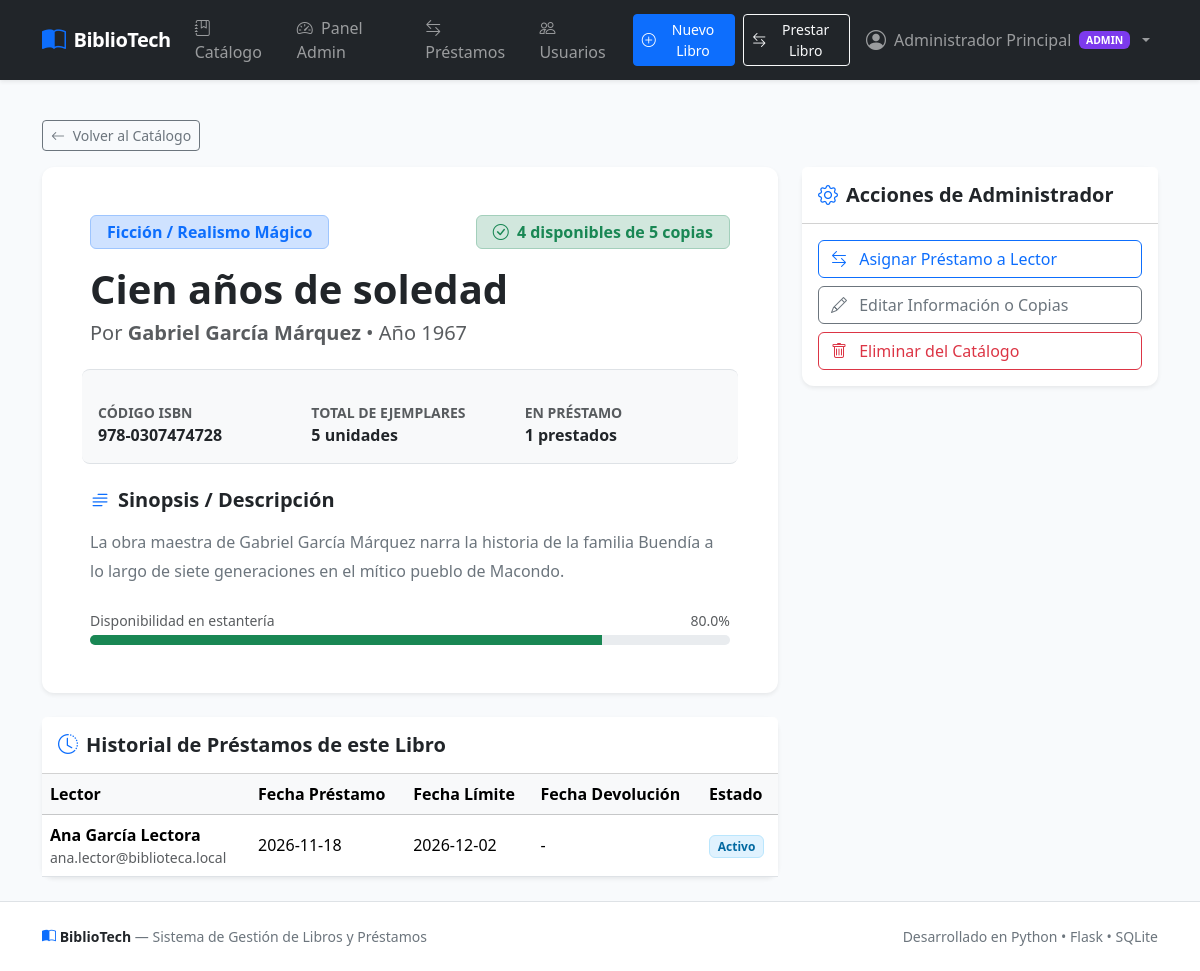
Page /books/1 (signed in) on the committed database.
### tables this page shows
CREATE TABLE users (
            id INTEGER PRIMARY KEY AUTOINCREMENT,
            username TEXT UNIQUE NOT NULL,
            password_hash TEXT NOT NULL,
            full_name TEXT NOT NULL,
            email TEXT UNIQUE NOT NULL,
            role TEXT NOT NULL CHECK(role IN ('admin', 'lector')),
            created_at TIMESTAMP DEFAULT CURRENT_TIMESTAMP
        );

CREATE TABLE books (
            id INTEGER PRIMARY KEY AUTOINCREMENT,
            title TEXT NOT NULL,
            author TEXT NOT NULL,
            isbn TEXT UNIQUE NOT NULL,
            category TEXT NOT NULL,
            description TEXT,
            total_copies INTEGER NOT NULL DEFAULT 1,
            available_copies INTEGER NOT NULL DEFAULT 1,
            publication_year INTEGER,
            created_at TIMESTAMP DEFAULT CURRENT_TIMESTAMP
        );

CREATE TABLE loans (
            id INTEGER PRIMARY KEY AUTOINCREMENT,
            user_id INTEGER NOT NULL,
            book_id INTEGER NOT NULL,
            loan_date DATE NOT NULL,
            due_date DATE NOT NULL,
            return_date DATE,
            status TEXT NOT NULL CHECK(status IN ('activo', 'devuelto', 'vencido')),
            notes TEXT,
            created_at TIMESTAMP DEFAULT CURRENT_TIMESTAMP,
            FOREIGN KEY (user_id) REFERENCES users (id) ON DELETE CASCADE,
            FOREIGN KEY (book_id) REFERENCES books (id) ON DELETE CASCADE
        );

### app.py (the view, shortened to what this page needs)
@app.route("/books/<int:book_id>")
def book_detail(book_id):
    book = db.get_book_by_id(book_id)
    if not book:
        flash("Libro no encontrado.", "danger")
        return redirect(url_for("catalog"))
    user_has_loan = False
    active_loan = None
    loan_history = []
    if g.user and g.user["role"] == "admin":
        conn = db.get_db()
        loan_history = conn.execute(
            """
            SELECT l.*, u.full_name as user_name, u.email as user_email
            FROM loans l
            JOIN users u ON l.user_id = u.id
            WHERE l.book_id = ?
            ORDER BY l.loan_date DESC
            LIMIT 10
        """,
            (book_id,),
        ).fetchall()
        conn.close()
    return render_template(
        "book_detail.html",
        book=book,
        user_has_loan=user_has_loan,
        active_loan=active_loan,
        loan_history=loan_history,
    )

### app.py (called while the page is built)
@app.before_request
def load_logged_in_user():
    user_id = session.get("user_id")
    if user_id is None:
        g.user = None
    else:
        g.user = db.get_user_by_id(user_id)
        if g.user is None:
            session.clear()

@app.context_processor
def inject_today():
    return {"today_date": date.today().isoformat()}

### database.py (called while the page is built)
def get_db():
    conn = sqlite3.connect(DB_PATH)
    conn.row_factory = sqlite3.Row
    conn.execute("PRAGMA foreign_keys = ON")
    return conn

def get_user_by_id(user_id):
    conn = get_db()
    user = conn.execute("SELECT * FROM users WHERE id = ?", (user_id,)).fetchone()
    conn.close()
    return user

def get_book_by_id(book_id):
    conn = get_db()
    book = conn.execute("SELECT * FROM books WHERE id = ?", (book_id,)).fetchone()
    conn.close()
    return book

### templates/book_detail.html (shortened to what this page needs)
{% extends "base.html" %}
{% block content %}
<div class="mb-3">
    <a href="{{ url_for('catalog') }}" class="btn btn-outline-secondary btn-sm">
        <i class="bi bi-arrow-left me-1"></i> Volver al Catálogo
    </a>
</div>
<div class="row g-4">
    <div class="col-lg-8">
        <div class="card shadow-sm border-0 mb-4">
            <div class="card-body p-4 p-md-5">
                <div class="d-flex flex-wrap justify-content-between align-items-start gap-2 mb-3">
                    <span class="badge bg-primary-subtle text-primary border border-primary-subtle fs-6 px-3 py-2">
                        {{ book['category'] }}
                    </span>
                    {% if book['available_copies'] > 0 %}
                    <span class="badge bg-success-subtle text-success border border-success-subtle fs-6 px-3 py-2">
                        <i class="bi bi-check-circle me-1"></i> {{ book['available_copies'] }} disponibles de {{ book['total_copies'] }} copias
                    </span>
                    {% else %}
                    <span class="badge bg-danger-subtle text-danger border border-danger-subtle fs-6 px-3 py-2">
                        <i class="bi bi-exclamation-circle me-1"></i> Agotado temporalmente (0 de {{ book['total_copies'] }})
                    </span>
                    {% endif %}
                </div>
                <h1 class="fw-bold mb-2 text-dark">{{ book['title'] }}</h1>
                <h5 class="text-muted mb-4">Por <strong>{{ book['author'] }}</strong> {% if book['publication_year'] %}&bull; Año {{ book['publication_year'] }}{% endif %}</h5>
                <div class="row g-3 py-3 border-top border-bottom my-4 bg-light rounded-3 px-2">
                    <div class="col-sm-4">
                        <small class="text-muted text-uppercase fw-semibold d-block">Código ISBN</small>
                        <span class="fw-semibold text-dark">{{ book['isbn'] }}</span>
                    </div>
                    <div class="col-sm-4">
                        <small class="text-muted text-uppercase fw-semibold d-block">Total de Ejemplares</small>
                        <span class="fw-semibold text-dark">{{ book['total_copies'] }} unidades</span>
                    </div>
                    <div class="col-sm-4">
                        <small class="text-muted text-uppercase fw-semibold d-block">En Préstamo</small>
                        <span class="fw-semibold text-dark">{{ book['total_copies'] - book['available_copies'] }} prestados</span>
                    </div>
                </div>
                <h5 class="fw-bold mb-3"><i class="bi bi-text-paragraph text-primary me-2"></i>Sinopsis / Descripción</h5>
                <p class="lead fs-6 text-secondary" style="line-height: 1.8;">
                    {{ book['description'] or 'No se ha agregado una descripción detallada para este libro.' }}
                </p>
                <div class="mt-4">
                    <div class="d-flex justify-content-between small text-muted mb-1">
                        <span>Disponibilidad en estantería</span>
                        <span>{{ (book['available_copies'] / book['total_copies'] * 100) | round }}%</span>
                    </div>
                    <div class="progress" style="height: 10px;">
                        {% set pct = (book['available_copies'] / book['total_copies'] * 100) %}
                        <div class="progress-bar {% if pct > 50 %}bg-success{% elif pct > 0 %}bg-warning{% else %}bg-danger{% endif %}"
                             role="progressbar"
                             style="width: {{ pct }}%;"
                             aria-valuenow="{{ pct }}"
                             aria-valuemin="0"
                             aria-valuemax="100">
                        </div>
                    </div>
                </div>
            </div>
        </div>
        {% if g.user and g.user['role'] == 'admin' %}
        <div class="card shadow-sm border-0">
            <div class="card-header bg-white py-3">
                <h5 class="fw-bold mb-0"><i class="bi bi-clock-history me-2 text-primary"></i>Historial de Préstamos de este Libro</h5>
            </div>
            <div class="card-body p-0">
                <div class="table-responsive">
                    <table class="table table-hover align-middle mb-0">
                        <thead class="table-light">
                            <tr>
                                <th>Lector</th>
                                <th>Fecha Préstamo</th>
                                <th>Fecha Límite</th>
                                <th>Fecha Devolución</th>
                                <th>Estado</th>
                            </tr>
                        </thead>
                        <tbody>
                            {% if loan_history %}
                                {% for loan in loan_history %}
                                <tr>
                                    <td>
                                        <strong>{{ loan['user_name'] }}</strong>
                                        <div class="small text-muted">{{ loan['user_email'] }}</div>
                                    </td>
                                    <td>{{ loan['loan_date'] }}</td>
                                    <td>{{ loan['due_date'] }}</td>
                                    <td>{{ loan['return_date'] or '-' }}</td>
                                    <td>
                                        <span class="badge badge-status-{{ loan['status'] }} text-capitalize">
                                            {{ loan['status'] }}
                                        </span>
                                    </td>
                                </tr>
                                {% endfor %}
                            {% else %}
                                <tr>
                                    <td colspan="5" class="text-center py-4 text-muted">Aún no hay préstamos registrados para este libro.</td>
                                </tr>
                            {% endif %}
                        </tbody>
                    </table>
                </div>
            </div>
        </div>
        {% endif %}
    </div>
    <div class="col-lg-4">
        {% if g.user and g.user['role'] == 'admin' %}
            <div class="card shadow-sm border-0 mb-4">
                <div class="card-header bg-white py-3">
                    <h5 class="fw-bold mb-0"><i class="bi bi-gear text-primary me-2"></i>Acciones de Administrador</h5>
                </div>
                <div class="card-body">
                    <div class="d-grid gap-2">
                        {% if book['available_copies'] > 0 %}
                        <a href="{{ url_for('loan_create', book_id=book['id']) }}" class="btn btn-outline-primary text-start">
                            <i class="bi bi-arrow-left-right me-2"></i> Asignar Préstamo a Lector
                        </a>
                        {% endif %}
                        <a href="{{ url_for('book_edit', book_id=book['id']) }}" class="btn btn-outline-secondary text-start">
                            <i class="bi bi-pencil me-2"></i> Editar Información o Copias
                        </a>
                        <button type="button" class="btn btn-outline-danger text-start" data-bs-toggle="modal" data-bs-target="#deleteBookModal">
                            <i class="bi bi-trash me-2"></i> Eliminar del Catálogo
                        </button>
                    </div>
                </div>
            </div>
        {% endif %}
    </div>
</div>
{% endblock %}

### templates/base.html (shortened to what this page needs)
<!DOCTYPE html>
<html lang="es">
<head>
    <link href="https://cdn.jsdelivr.net/npm/bootstrap@5.3.3/dist/css/bootstrap.min.css" rel="stylesheet">
    <link rel="stylesheet" href="https://cdn.jsdelivr.net/npm/bootstrap-icons@1.11.3/font/bootstrap-icons.min.css">
    <link rel="stylesheet" href="{{ url_for('static', filename='css/style.css') }}">
</head>
<body>
    <nav class="navbar navbar-expand-lg navbar-dark bg-dark sticky-top shadow-sm">
        <div class="container">
            <a class="navbar-brand d-flex align-items-center gap-2" href="{{ url_for('index') }}">
                <i class="bi bi-book-half text-primary fs-4"></i>
                <span>BiblioTech</span>
            </a>
            <div class="collapse navbar-collapse" id="navbarMain">
                <ul class="navbar-nav me-auto mb-2 mb-lg-0">
                    <li class="nav-item">
                        <a class="nav-link {% if request.endpoint == 'catalog' %}active{% endif %}" href="{{ url_for('catalog') }}">
                            <i class="bi bi-journal-bookmark me-1"></i> Catálogo
                        </a>
                    </li>
                    {% if g.user and g.user['role'] == 'admin' %}
                    <li class="nav-item">
                        <a class="nav-link {% if request.endpoint == 'dashboard' %}active{% endif %}" href="{{ url_for('dashboard') }}">
                            <i class="bi bi-speedometer2 me-1"></i> Panel Admin
                        </a>
                    </li>
                    <li class="nav-item">
                        <a class="nav-link {% if request.endpoint == 'loans_list' %}active{% endif %}" href="{{ url_for('loans_list') }}">
                            <i class="bi bi-arrow-left-right me-1"></i> Préstamos
                        </a>
                    </li>
                    <li class="nav-item">
                        <a class="nav-link {% if request.endpoint == 'users_list' %}active{% endif %}" href="{{ url_for('users_list') }}">
                            <i class="bi bi-people me-1"></i> Usuarios
                        </a>
                    </li>
                    {% elif g.user and g.user['role'] == 'lector' %}
                    <li class="nav-item">
                        <a class="nav-link {% if request.endpoint in ('my_loans', 'loans_list') %}active{% endif %}" href="{{ url_for('my_loans') }}">
                            <i class="bi bi-bookmark-check me-1"></i> Mis Préstamos
                        </a>
                    </li>
                    {% endif %}
                </ul>
                <ul class="navbar-nav ms-auto align-items-lg-center">
                    {% if g.user and g.user['role'] == 'admin' %}
                    <li class="nav-item me-lg-2 mb-2 mb-lg-0">
                        <a href="{{ url_for('book_create') }}" class="btn btn-sm btn-primary d-flex align-items-center gap-1">
                            <i class="bi bi-plus-circle"></i> Nuevo Libro
                        </a>
                    </li>
                    <li class="nav-item me-lg-2 mb-2 mb-lg-0">
                        <a href="{{ url_for('loan_create') }}" class="btn btn-sm btn-outline-light d-flex align-items-center gap-1">
                            <i class="bi bi-arrow-left-right"></i> Prestar Libro
                        </a>
                    </li>
                    {% endif %}
                    {% if g.user %}
                    <li class="nav-item dropdown">
                        <a class="nav-link dropdown-toggle d-flex align-items-center gap-2" href="#" id="userMenu" role="button" data-bs-toggle="dropdown" aria-expanded="false">
                            <i class="bi bi-person-circle fs-5"></i>
                            <span>{{ g.user['full_name'] }}</span>
                            <span class="badge {% if g.user['role'] == 'admin' %}badge-role-admin{% else %}badge-role-lector{% endif %} text-uppercase" style="font-size: 0.65rem;">
                                {{ g.user['role'] }}
                            </span>
                        </a>
                    </li>
                    {% endif %}
                </ul>
            </div>
        </div>
    </nav>
    <main class="container py-4">
        {% block content %}{% endblock %}
    </main>
    <footer class="bg-white border-top py-4 mt-auto text-secondary text-center small">
        <div class="container d-flex flex-column flex-md-row justify-content-between align-items-center gap-2">
            <div>
                <strong class="text-dark"><i class="bi bi-book-half text-primary"></i> BiblioTech</strong> &mdash; Sistema de Gestión de Libros y Préstamos
            </div>
            <div>
                Desarrollado en Python &bull; Flask &bull; SQLite
            </div>
        </div>
    </footer>
</body>
</html>

### static/css/style.css (style rules this page uses)
:root { --primary-color: #2563eb; --primary-hover: #1d4ed8; --secondary-color: #475569; --success-color: #10b981; --warning-color: #f59e0b; --danger-color: #ef4444; --surface-bg: #f8fafc; --card-border: #e2e8f0; }
body { background-color: var(--surface-bg); color: #1e293b; font-family: system-ui, -apple-system, "Segoe UI", Roboto, Helvetica, Arial, sans-serif; min-height: 100vh; display: flex; flex-direction: column; }
main { flex: 1; }
.navbar-brand { font-weight: 700; letter-spacing: -0.5px; }
.nav-link { font-weight: 500; }
.card { border-color: var(--card-border); border-radius: 0.75rem; box-shadow: 0 1px 3px 0 rgba(0, 0, 0, 0.05); transition: transform 0.15s ease, box-shadow 0.15s ease; }
.badge-role-admin { background-color: #7c3aed; color: white; }
.badge-status-activo { background-color: #e0f2fe; color: #0369a1; border: 1px solid #bae6fd; }

### rows in the picture
users: user.full_name "Administrador Principal", user.role "ADMIN"
books: category "Ficción / Realismo Mágico", available_copies "4", total_copies "5", title "Cien años de soledad", author "Gabriel García Márquez", publication_year "1967", isbn "978-0307474728", book['total_copies']-book['available_copies'] "1", description "La obra maestra de Gabriel García Márquez narra la historia de la familia Buendía a lo largo de siete generaciones en el mítico pueblo de Macondo.", available_copies+total_copies "80.0"
loans: user_name "Ana García Lectora", user_email "ana.lector@biblioteca.local", loan_date "2026-11-18", due_date "2026-12-02", loan "-", status "Activo"
